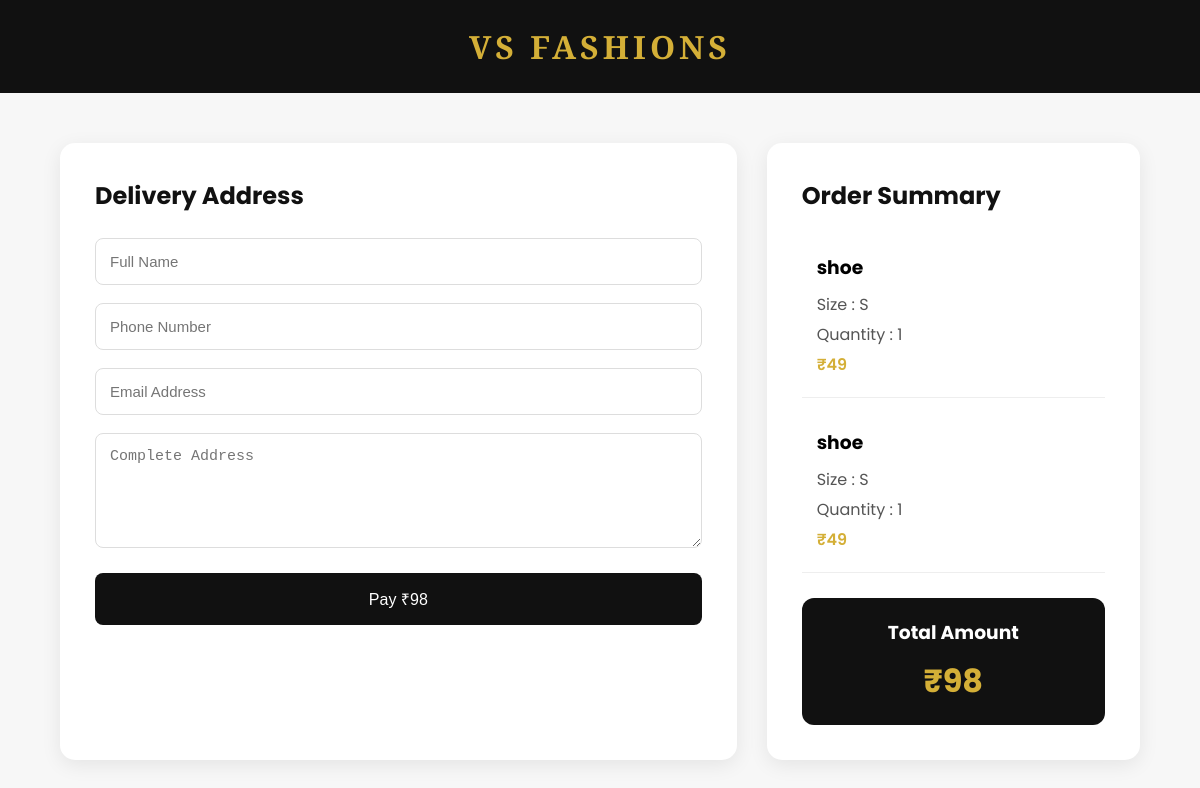
The page /checkout/ (signed in) on the database its author committed.
### Vs/models.py (models this page shows, shortened)
class Cart(models.Model):
    user = models.ForeignKey(User,on_delete=models.CASCADE)
    product = models.ForeignKey(Product,on_delete=models.CASCADE)
    quantity = models.IntegerField(default=1)
    size = models.CharField(max_length=5)

class Product(models.Model):
    CATEGORY_CHOICES = (
        ('Men', 'Men'),
        ('Women', 'Women'),
        ('New Arrivals', 'New Arrivals'),
    )
    name = models.CharField(max_length=200)
    price = models.IntegerField()
    image = models.ImageField(upload_to='products/')
    description = models.TextField()
    category = models.CharField(
        max_length=50,
        choices=CATEGORY_CHOICES,
        default='Men'
    )

### Vs/views.py (the view, shortened to what this page needs)
# urls.py: path("checkout/", views.checkout, name="checkout"),
def checkout(request):
    cart_items = Cart.objects.filter(user=request.user)
    total = 0
    for item in cart_items:
        total += item.product.price * item.quantity
    client = razorpay.Client(
        auth=(
            settings.RAZORPAY_KEY_ID,
            settings.RAZORPAY_KEY_SECRET
        )
    )
    payment = client.order.create({
        "amount": int(total * 100),
        "currency": "INR",
        "payment_capture": 1
    })
    return render(request, "checkout.html", {
        "cart_items": cart_items,
        "total": total,
        "payment": payment,
        "razorpay_key": settings.RAZORPAY_KEY_ID
    })

### Vs/templates/checkout.html (shortened to what this page needs)
{% load static %}
<!DOCTYPE html><html lang="en">
<head>
    <title>Checkout | VS Fashions</title><link rel="stylesheet" href="{% static 'css/checkout.css' %}">
</head>
<body><header>
    <div class="logo">
        <h1>VS FASHIONS</h1>
    </div>
</header><div class="checkout-container"><div class="left-section">
    <h2>Delivery Address</h2>
    <form method="POST" id="checkout-form">
        <input type="text" name="full_name" placeholder="Full Name" required>
        <input type="text" name="phone" placeholder="Phone Number" required>
        <input type="email" name="email" placeholder="Email Address">
        <textarea name="address" rows="5" placeholder="Complete Address" required></textarea>
        <button type="button" id="pay-btn">
            Pay ₹{{ total }}
        </button>
    </form>
</div>
<div class="right-section">
    <h2>Order Summary</h2>
    {% for item in cart_items %}
    <div class="product-card">
        <h3>{{ item.product.name }}</h3>
        <p>Size : {{ item.size }}</p>
        <p>Quantity : {{ item.quantity }}</p>
        <p class="price">
            ₹{{ item.product.price }}
        </p>
    </div>
    {% endfor %}
    <div class="total-box">
        <h3>Total Amount</h3>
        <h1>₹{{ total }}</h1>
    </div>
</div>
</div><script src="https://checkout.razorpay.com/v1/checkout.js"></script></body>
</html>

### Vs/static/css/checkout.css (style rules this page uses)
* { margin:0; padding:0; box-sizing:border-box; }
body { background:#f7f7f7; font-family:'Poppins',sans-serif; }
header { background:#111; color:white; padding:25px; text-align:center; }
.logo h1 { font-family:'Cormorant Garamond',serif; letter-spacing:4px; color:#d4af37; }
.checkout-container { width:90%; max-width:1300px; margin:50px auto; display:flex; gap:30px; }
.left-section { flex:2; background:white; padding:35px; border-radius:15px; box-shadow:0 5px 20px rgba(0,0,0,0.08); }
.right-section { flex:1; background:white; padding:35px; border-radius:15px; box-shadow:0 5px 20px rgba(0,0,0,0.08); }
h2 { margin-bottom:25px; color:#111; }
input, textarea { width:100%; padding:14px; margin-bottom:18px; border:1px solid #ddd; border-radius:8px; font-size:15px; }
button { width:100%; padding:15px; border:none; border-radius:8px; background:#111; color:white; font-size:16px; cursor:pointer; transition:0.3s; }
.product-card { padding:15px; border-bottom:1px solid #eee; margin-bottom:15px; }
.product-card h3 { margin-bottom:10px; }
.product-card p { margin-bottom:5px; color:#555; }
.price { color:#d4af37 !important; font-weight:600; }
.total-box { margin-top:25px; text-align:center; background:#111; color:white; padding:20px; border-radius:12px; }
.total-box h1 { color:#d4af37; margin-top:10px; }

### rows shown on the page
Cart: product.name "shoe", size "S", quantity "1", product.price "49"
Cart: product.name "shoe", size "S", quantity "1", product.price "49"

### other values the page prints
{{ total }} "98"
